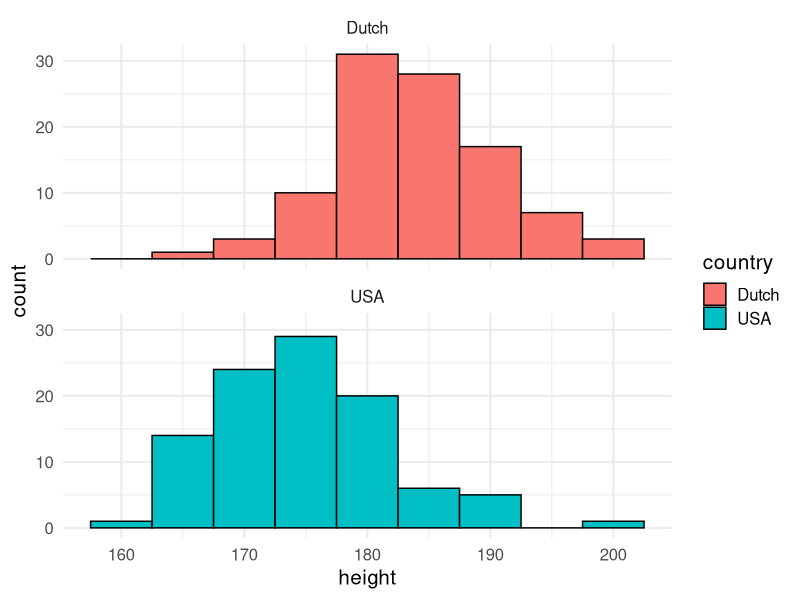
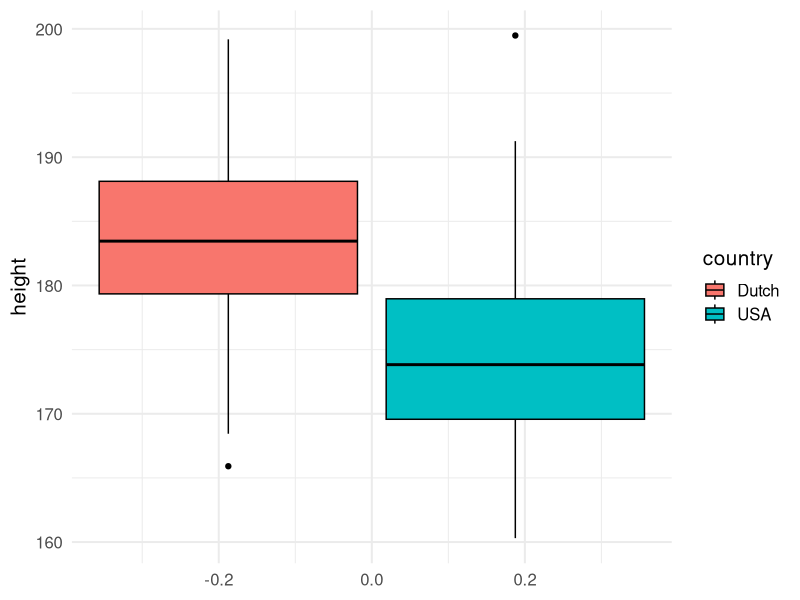
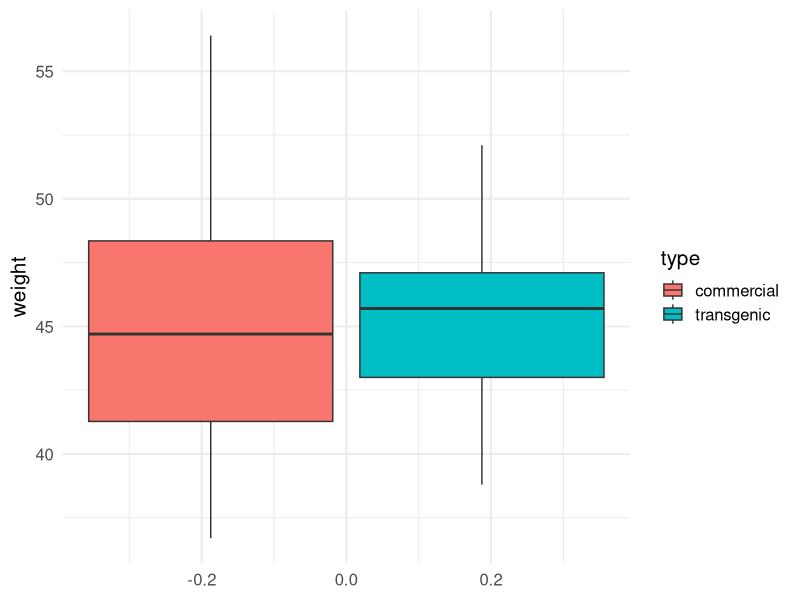
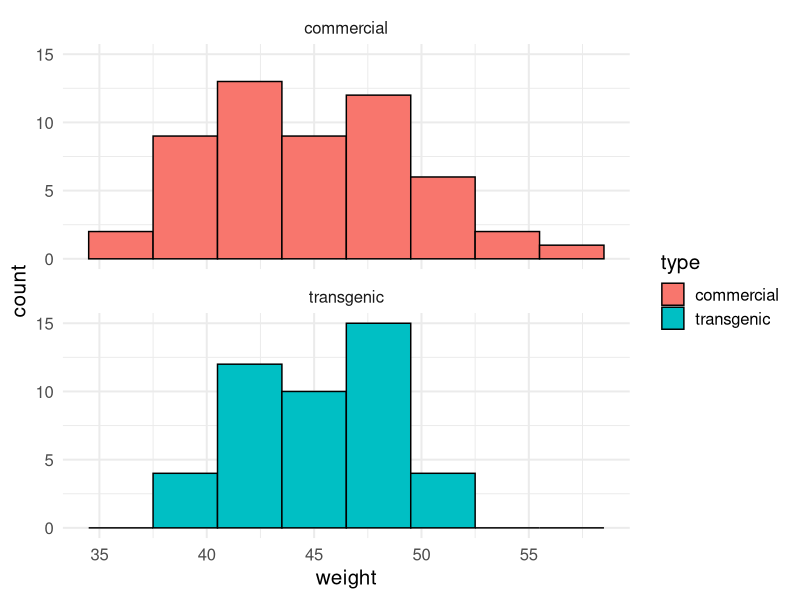

The R source for these figures, in order:
## ---- chunk 1
library(tidyverse)
set.seed(123)
dutch <- rnorm(n = 100, mean = 183, sd = 7.4)
usa <- rnorm(n = 100, mean = 175.5, sd = 7.4)

height_data_wide = data.frame(usa, dutch)
height_data <- data.frame(height = c(dutch, usa), country = c(rep("Dutch", 100), rep("USA", 100)))

height_data %>% group_by(country) %>% summarise(sample_mean = mean(height), 
                                                sample_sd = sd(height), 
                                                length = length(height))
## ---- chunk 2
ggplot(height_data, aes(x = height)) + 
  geom_histogram(aes(fill = country), binwidth = 5, col = "black") +
  theme_minimal(base_size = 15) +
  facet_wrap(~country, nrow = 2)
## ---- chunk 3
ggplot(height_data, aes(y = height)) + 
  geom_boxplot(aes(fill = country), col = "black") +
  theme_minimal(base_size = 15) 
## ---- chunk 4
t.test(height_data_wide %>% pull(usa), 
       height_data_wide %>% pull(dutch), 
       alternative = "two.sided")
## ---- chunk 5
transgenic <- c(38.8, 39.0, 39.7, 40.0, 40.8, 40.9, 41.0, 41.0, 41.0, 42.5, 42.6, 43.0,
                43.0, 43.4, 43.5, 43.5, 43.8, 44.4, 44.7, 44.7, 44.7, 45.3, 45.7, 45.8, 
                46.4, 46.5, 46.6, 46.7, 46.7, 46.8, 46.9, 47.1, 47.1, 47.1, 47.3, 47.6,
                47.7, 48.1, 48.3, 49.3, 49.3, 49.8, 50.3, 50.9, 52.1)

commercial <- c(36.7, 37.1, 38.9, 39.5, 39.5, 39.8, 40.0, 40.2, 40.3, 40.5, 40.5, 40.7,
                41.1, 41.2, 41.5, 41.5, 41.6, 41.6, 41.7, 42.4, 43.1, 43.3, 43.3, 43.4,
                43.7, 44.1, 44.2, 45.2, 45.3, 45.4, 46.0, 46.1, 46.4, 46.6, 46.6, 46.9, 
                47.3, 47.5, 48.1, 48.2, 48.4, 48.6, 49.0, 49.1, 49.3, 49.6, 50.1, 50.2,  
                50.4, 50.6, 52.2, 53.0, 55.5, 56.4)

chicken_data <- data.frame(weight = c(transgenic, commercial), 
                           type = c(rep("transgenic", 45), rep("commercial", 54)))
## ---- chunk 6
ggplot(chicken_data, aes(y = weight)) + geom_boxplot(aes(fill = type)) + theme_minimal(base_size = 15)

ggplot(chicken_data, aes(x = weight)) + geom_histogram(aes(fill = type), binwidth = 3, col = "black") +
  facet_wrap(~type, nrow = 2) + theme_minimal(base_size = 15)
## ---- chunk 7
means <- chicken_data %>% 
  group_by(type) %>% 
  summarise(mean_weight = mean(weight))

means 

diff_means <- means[1, 2] - means[2, 2]
diff_means
## ---- chunk 8
chicken_stats <- chicken_data %>% 
  group_by(type) %>% 
  summarise(mean_weight = mean(weight),
            sd_weight = sd(weight), 
            n = length(weight)) 
## ---- chunk 9
commercial_weight <- chicken_data %>% filter(type == "commercial") %>% pull(weight)
transgenic_weight <- chicken_data %>% filter(type == "transgenic") %>% pull(weight)

t.test(commercial_weight, transgenic_weight, alternative = "two.sided")
